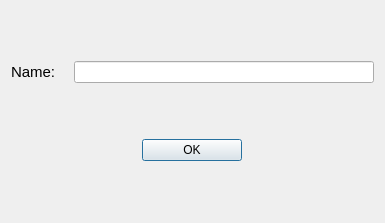
<?xml version="1.0" encoding="UTF-8"?>
<ui version="4.0">
 <class>human</class>
 <widget class="QDialog" name="human">
  <property name="geometry">
   <rect>
    <x>0</x>
    <y>0</y>
    <width>385</width>
    <height>223</height>
   </rect>
  </property>
  <property name="windowTitle">
   <string>Dialog</string>
  </property>
  <layout class="QVBoxLayout" name="verticalLayout">
   <item>
    <layout class="QHBoxLayout" name="horizontalLayout_2">
     <item>
      <widget class="QLabel" name="label">
       <property name="font">
        <font>
         <pointsize>11</pointsize>
        </font>
       </property>
       <property name="text">
        <string>Name:   </string>
       </property>
      </widget>
     </item>
     <item>
      <widget class="QLineEdit" name="name_edit"/>
     </item>
    </layout>
   </item>
   <item>
    <layout class="QHBoxLayout" name="horizontalLayout">
     <item>
      <widget class="QPushButton" name="ok_button">
       <property name="sizePolicy">
        <sizepolicy hsizetype="Maximum" vsizetype="Fixed">
         <horstretch>0</horstretch>
         <verstretch>0</verstretch>
        </sizepolicy>
       </property>
       <property name="minimumSize">
        <size>
         <width>100</width>
         <height>0</height>
        </size>
       </property>
       <property name="text">
        <string>OK</string>
       </property>
      </widget>
     </item>
    </layout>
   </item>
  </layout>
 </widget>
 <resources/>
 <connections/>
</ui>
